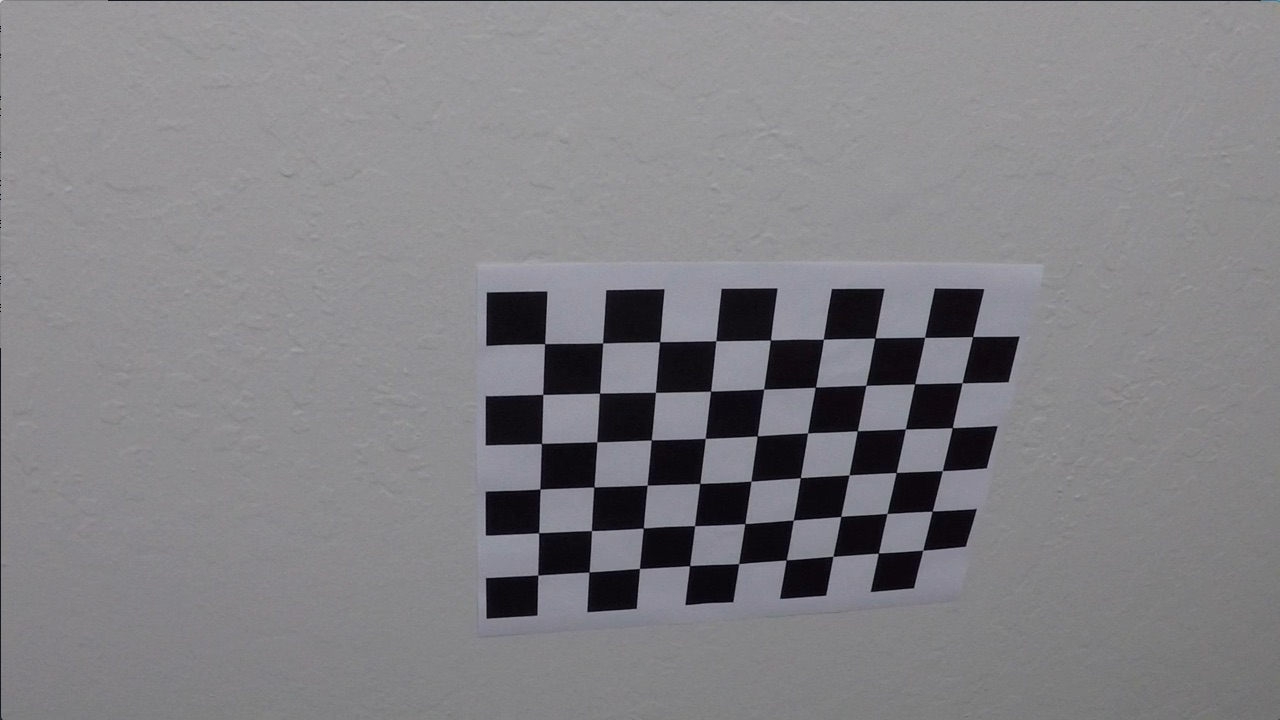
#> input picture Project2/CarND-Advanced-Lane-Lines-master/camera_cal/calibration10.jpg, 1280 x 720 px; its folder holds only this picture in this run
$ jupyter execute --allow-errors example.ipynb   (shell and % lines are left out)   (older library calls are emulated)
#> lines starting #> are read from the running program, lines starting #| are printed output that depends on the picture; after the words box and inside, x2 and y2 are one past the last pixel; in counts of white or black regions, pixels touching at a corner belong together
## Advanced Lane Finding Project

The goals / steps of this project are the following:

* Compute the camera calibration matrix and distortion coefficients given a set of chessboard images.
* Apply a distortion correction to raw images.
* Use color transforms, gradients, etc., to create a thresholded binary image.
* Apply a perspective transform to rectify binary image ("birds-eye view").
* Detect lane pixels and fit to find the lane boundary.
* Determine the curvature of the lane and vehicle position with respect to center.
* Warp the detected lane boundaries back onto the original image.
* Output visual display of the lane boundaries and numerical estimation of lane curvature and vehicle position.

---
## First, I'll compute the camera calibration using chessboard images

[cell 1]
import numpy as np
import cv2
import glob
import matplotlib.pyplot as plt

# prepare object points, like (0,0,0), (1,0,0), (2,0,0) ....,(6,5,0)
objp = np.zeros((6*9,3), np.float32)
objp[:,:2] = np.mgrid[0:9,0:6].T.reshape(-1,2)

# Arrays to store object points and image points from all the images.
objpoints = [] # 3d points in real world space
imgpoints = [] # 2d points in image plane.

# # Make a list of calibration images
images = glob.glob('../camera_cal/calibration*.jpg')

# # Step through the list and search for chessboard corners
for fname in images:
    img = cv2.imread(fname)
#> img is the input picture: shape (720, 1280, 3); mean B, G, R 133.1, 129.4, 130.2
    gray = cv2.cvtColor(img,cv2.COLOR_BGR2GRAY)

    # Find the chessboard corners
    ret, corners = cv2.findChessboardCorners(gray, (9,6),None)
#> ret = True; corners = 54 rows, first 8: [545.3, 343.1], [602.7, 342.8], [660.1, 341.3], [715.8, 340.7], [770.6, 340], [823.5, 339.2], [874.3, 338.5], [925.1, 337.4]

    # If found, add object points, image points
    if ret == True:
        objpoints.append(objp)
        imgpoints.append(corners)

#         # Draw and display the corners
        img = cv2.drawChessboardCorners(img, (9,6), corners, ret)
#> img: shape (720, 1280, 3); 1.91% of pixels changed, all inside (x1, y1, x2, y2) = (532, 331, 980, 582)
        plt.imshow(img)
#         cv2.waitKey(500)

# cv2.destroyAllWindows()

## And so on and so forth...

[cell 2]
# function that undistorts the image given object points (real points) and image points (points seen in the image)
def cal_undistort(img, objpoints, imgpoints):
    ret, mtx, dist, rvecs, tvecs = cv2.calibrateCamera(objpoints, imgpoints, img.shape[1::-1], None, None)
    undist = cv2.undistort(img, mtx, dist, None, mtx)
    return undist

[cell 3]
img = cv2.imread('../camera_cal/calibration1.jpg') # test image

#> (the rest of this cell did not finish here and is left out)

[cell 4]
def abs_sobel_thresh(img, orient='x', sobel_kernel=3, thresh=(0, 255)):
    # Calculate directional gradient
    # Apply threshold
#     gray = cv2.cvtColor(img, cv2.COLOR_RGB2GRAY)
    if len(img.shape) == 3:
        gray = cv2.cvtColor(image, cv2.COLOR_RGB2GRAY)
    else:
        gray = img
#     gray = img
    if orient == "x":
        sobel = cv2.Sobel(gray, cv2.CV_64F, 1, 0, ksize=sobel_kernel)
    elif orient == "y":
        sobel = cv2.Sobel(gray, cv2.CV_64F, 0, 1, ksize=sobel_kernel)
    else:
        print("Wrong orientation")
    abs_sobel = np.absolute(sobel)
    abs_scaled = np.uint8(255*abs_sobel/np.max(abs_sobel))
    grad_binary = np.zeros_like(abs_scaled)
    grad_binary[(abs_scaled >= thresh[0]) & (abs_scaled <= thresh[1])] = 1
    return grad_binary

[cell 5]
# [13 lines left out: function mag_thresh, not called in this run]

[cell 6]
# [10 lines left out: function dir_threshold, not called in this run]

[cell 7]
# [10 lines left out: function hls_select, not called in this run]

[cell 8]
def pipeline(img, s_thresh=(170, 255), sx_thresh=(20, 100)):
    img = np.copy(img)
    # Convert to HLS color space and separate the V channel
    hls = cv2.cvtColor(img, cv2.COLOR_RGB2HLS)
    h_channel = hls[:,:,0]
    l_channel = hls[:,:,1]
    s_channel = hls[:,:,2]
#     Sobel x
    # Threshold x gradient
    sxbinary = abs_sobel_thresh(s_channel, orient='x', sobel_kernel=3, thresh=sx_thresh)
#     sobelx = cv2.Sobel(s_channel, cv2.CV_64F, 1, 0) # Take the derivative in x
#     abs_sobelx = np.absolute(sobelx) # Absolute x derivative to accentuate lines away from horizontal
#     scaled_sobel = np.uint8(255*abs_sobelx/np.max(abs_sobelx))

#     # Threshold x gradient
#     sxbinary = np.zeros_like(scaled_sobel)
#     sxbinary[(scaled_sobel >= sx_thresh[0]) & (scaled_sobel <= sx_thresh[1])] = 1

#     # Threshold color channel
    s_binary = np.zeros_like(s_channel)
    s_binary[(s_channel >= s_thresh[0]) & (s_channel <= s_thresh[1])] = 1
    # Stack each channel
    color_binary = np.dstack(( np.zeros_like(sxbinary), sxbinary, s_binary)) * 255
    return color_binary

[cell 9]
image = plt.imread('../test_images/test5.jpg') # test image
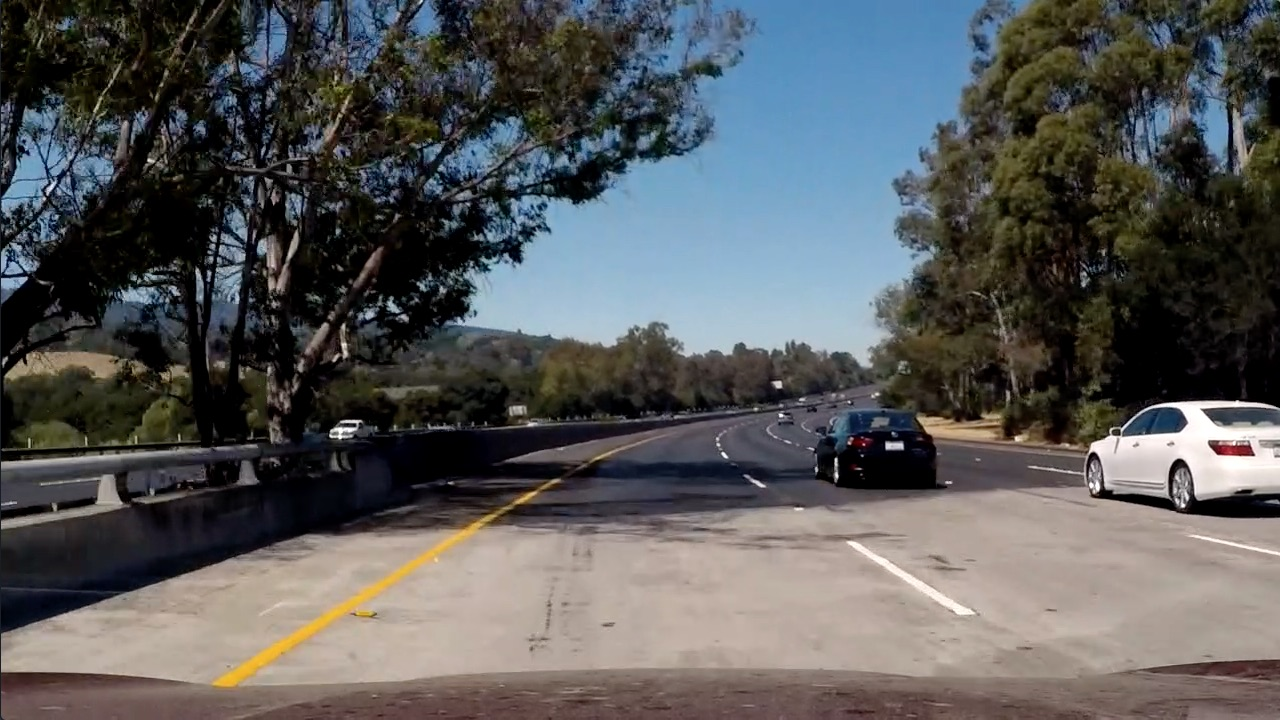
#> input picture Project2/CarND-Advanced-Lane-Lines-master/test_images/test5.jpg, 1280 x 720 px
#> image is the input picture: shape (720, 1280, 3); mean R, G, B 88.5, 89.3, 89.8
undistorted = cal_undistort(image, objpoints, imgpoints)
print(image.shape)
#| (720, 1280, 3)
result = pipeline(undistorted)
#> in pipeline, `hls = cv2.cvtColor(img, cv2.COLOR_RGB2HLS)`: hls: shape (720, 1280, 3); mean of channels 0, 1, 2 49.1, 79.8, 58.5
#> in pipeline, `sxbinary = abs_sobel_thresh(s_channel, orient='x', sobel_kernel=3, thr..`:
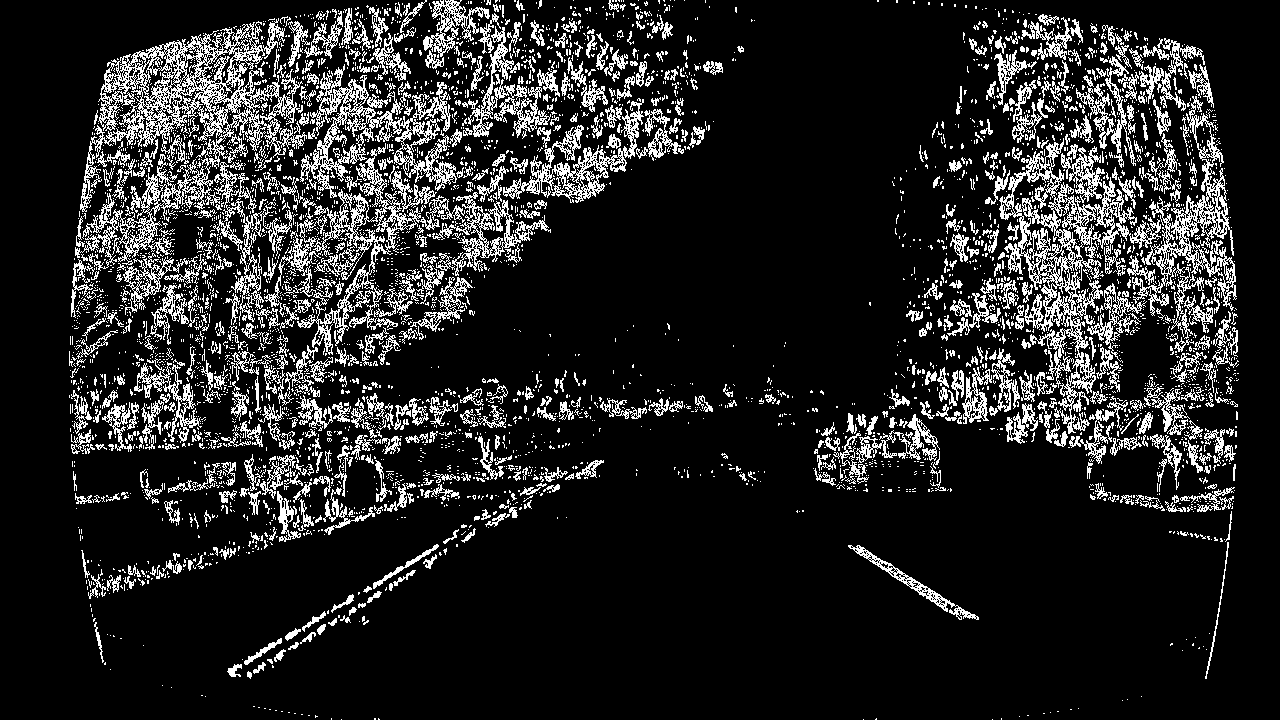
#> sxbinary: shape (720, 1280); values 0 (black) and 1 (white), 14.4% white in thin lines or dots
#> in pipeline, `color_binary = np.dstack(( np.zeros_like(sxbinary), sxbinary, s_binary..`: color_binary: shape (720, 1280, 3); mean of channels 0, 1, 2 0, 36.6, 16.2

# Plot the result
f, (ax1, ax2) = plt.subplots(1, 2, figsize=(24, 9))
f.tight_layout()

ax1.imshow(image)
ax1.set_title('Original Image', fontsize=40)

ax2.imshow(result)
ax2.set_title('Pipeline Result', fontsize=40)
plt.subplots_adjust(left=0., right=1, top=0.9, bottom=0.)

[cell 10]
# [8 lines left out: function warper, not called in this run]

[cell 11]
# original = image
image = plt.imread('../test_images/straight_lines1.jpg') # test image
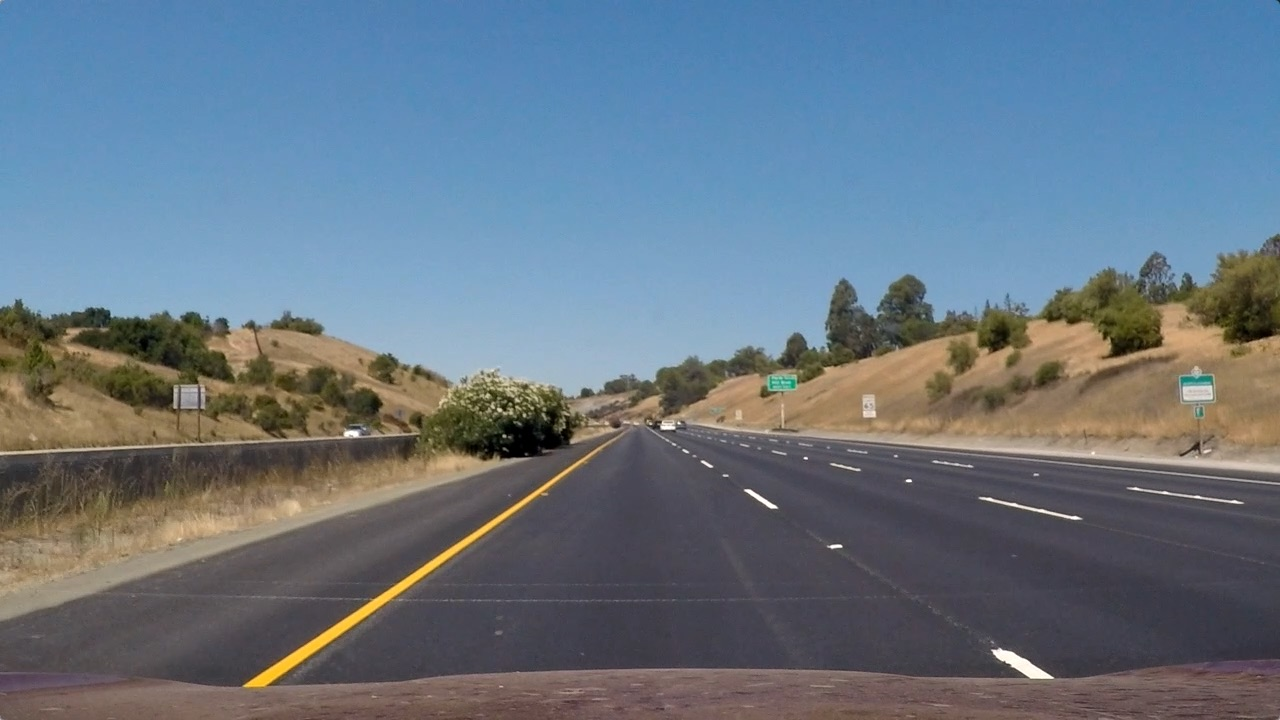
#> input picture Project2/CarND-Advanced-Lane-Lines-master/test_images/straight_lines1.jpg, 1280 x 720 px
#> image is the input picture: shape (720, 1280, 3); mean R, G, B 103.2, 117.7, 131.2
undist = cal_undistort(image, objpoints, imgpoints)
copy = undist.copy()

bottomY = image.shape[0]
#> bottomY = 720
topY = 455


leftBott = (190, bottomY)
#> leftBott = (190, 720)
leftTop = (585, topY)
rightTop = (705, topY)

rightBott = (1130, bottomY)
#> rightBott = (1130, 720)
# right2_x, right2_y = right2

color = [255, 0, 0]
w = 2
cv2.line(copy, leftBott, leftTop, color, w)
cv2.line(copy, leftTop, rightTop, color, w)
#> copy: shape (720, 1280, 3); mean R, G, B 89.6, 101.7, 113.5
cv2.line(copy, rightTop, rightBott, color, w)
cv2.line(copy, rightBott, leftBott, color, w)
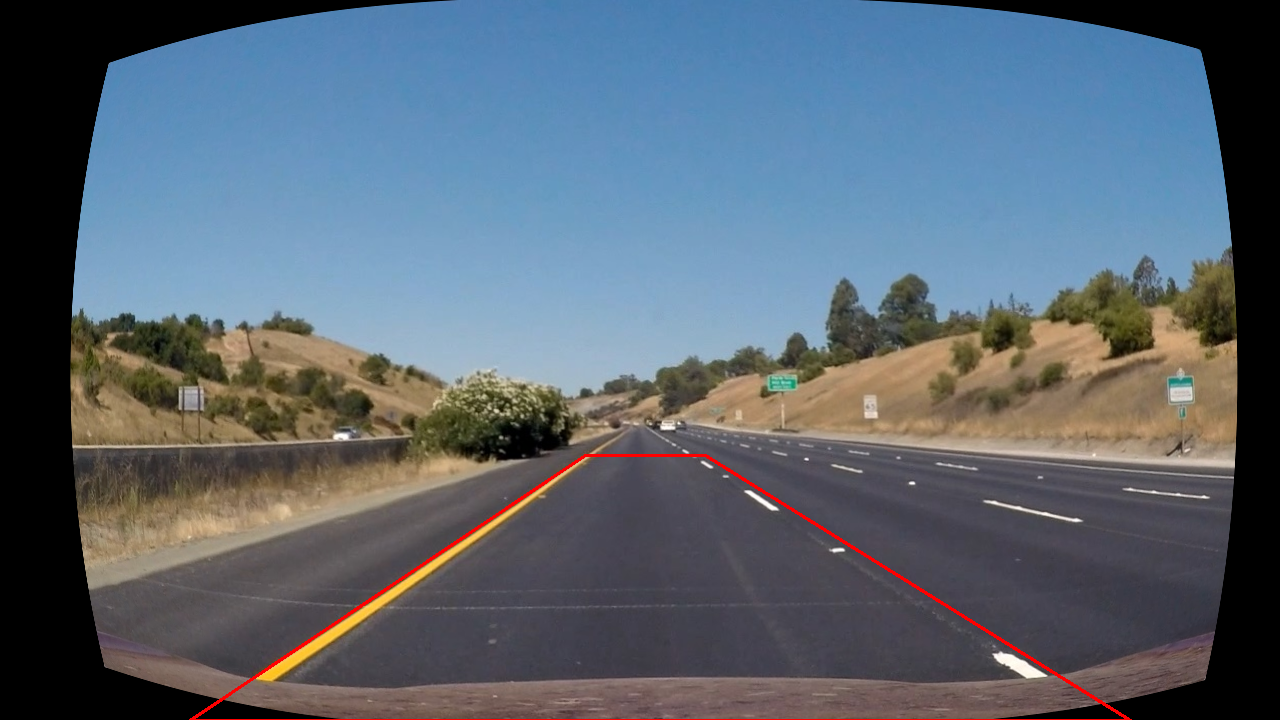
#> copy: shape (720, 1280, 3); mean R, G, B 90.1, 101.5, 113.3
fig, ax = plt.subplots(figsize=(40, 20))
plt.imshow(copy)


src = np.float32([
    leftTop,
    rightTop,
    rightBott,
    leftBott])
#> (the rest of this cell did not finish here and is left out)
